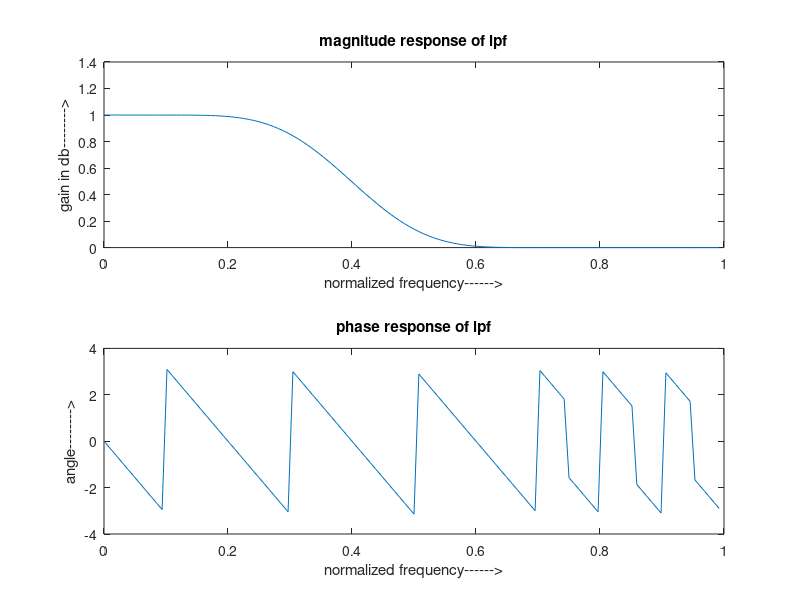

Here is the MATLAB script that generated this plot:
clc;
clear all;
close all;
n=20;
fp=200;
fq=300;
fs=1000;
fn=2*fp/fs;
window=blackman(n+1);
b=fir1(n,fn,window);
[H W]=freqz(b,1,128);
subplot(2,1,1);
plot(W/pi,abs(H));
title('magnitude response of lpf');
ylabel('gain in db-------->');
xlabel('normalized frequency------>');
subplot(2,1,2);
plot(W/pi,angle(H));
title('phase response of lpf');
ylabel('angle-------->');
xlabel('normalized frequency------>');
